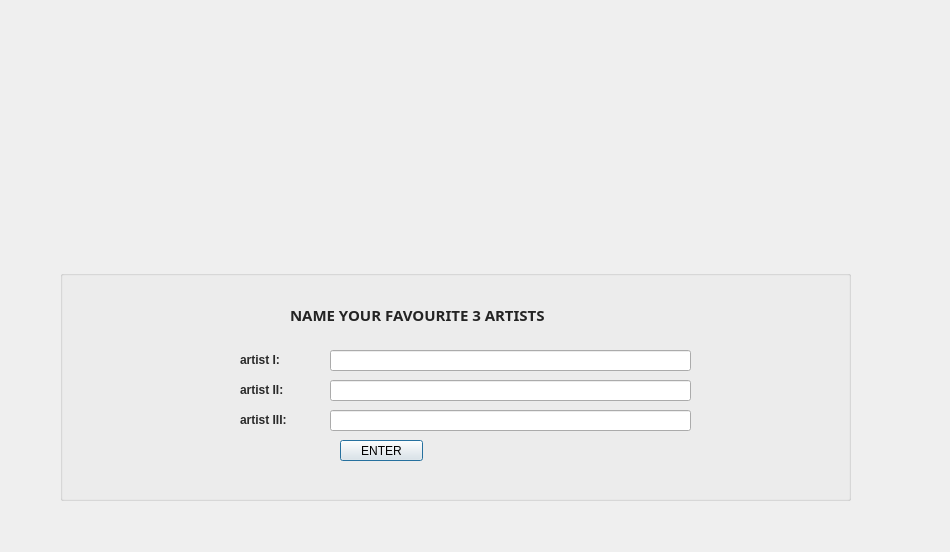
<?xml version="1.0" encoding="UTF-8"?>
<ui version="4.0">
 <class>fourth_page</class>
 <widget class="QDialog" name="fourth_page">
  <property name="geometry">
   <rect>
    <x>0</x>
    <y>0</y>
    <width>950</width>
    <height>552</height>
   </rect>
  </property>
  <property name="windowTitle">
   <string>Dialog</string>
  </property>
  <widget class="QLabel" name="label">
   <property name="geometry">
    <rect>
     <x>170</x>
     <y>80</y>
     <width>541</width>
     <height>151</height>
    </rect>
   </property>
   <property name="text">
    <string/>
   </property>
   <property name="pixmap">
    <pixmap>E:/musicmatch_backend/logo1.png</pixmap>
   </property>
   <property name="scaledContents">
    <bool>true</bool>
   </property>
  </widget>
  <widget class="QGroupBox" name="groupBox">
   <property name="geometry">
    <rect>
     <x>60</x>
     <y>270</y>
     <width>791</width>
     <height>231</height>
    </rect>
   </property>
   <property name="autoFillBackground">
    <bool>false</bool>
   </property>
   <property name="title">
    <string/>
   </property>
   <widget class="QLabel" name="label_2">
    <property name="geometry">
     <rect>
      <x>230</x>
      <y>30</y>
      <width>521</width>
      <height>31</height>
     </rect>
    </property>
    <property name="font">
     <font>
      <family>Berlin Sans FB Demi</family>
      <pointsize>11</pointsize>
      <bold>true</bold>
     </font>
    </property>
    <property name="text">
     <string>&lt;html&gt;&lt;head/&gt;&lt;body&gt;&lt;p&gt;&lt;span style=&quot; font-size:11pt; font-weight:700; color:#242424;&quot;&gt;NAME YOUR FAVOURITE 3 ARTISTS&lt;/span&gt;&lt;/p&gt;&lt;/body&gt;&lt;/html&gt;</string>
    </property>
   </widget>
   <widget class="QLabel" name="label_3">
    <property name="geometry">
     <rect>
      <x>180</x>
      <y>80</y>
      <width>63</width>
      <height>20</height>
     </rect>
    </property>
    <property name="text">
     <string>&lt;html&gt;&lt;head/&gt;&lt;body&gt;&lt;p&gt;&lt;span style=&quot; font-weight:700; color:#2a2a2a;&quot;&gt;artist I: &lt;/span&gt;&lt;/p&gt;&lt;/body&gt;&lt;/html&gt;</string>
    </property>
   </widget>
   <widget class="QLabel" name="label_4">
    <property name="geometry">
     <rect>
      <x>180</x>
      <y>110</y>
      <width>63</width>
      <height>20</height>
     </rect>
    </property>
    <property name="text">
     <string>&lt;html&gt;&lt;head/&gt;&lt;body&gt;&lt;p&gt;&lt;span style=&quot; font-weight:700; color:#2a2a2a;&quot;&gt;artist II: &lt;/span&gt;&lt;/p&gt;&lt;/body&gt;&lt;/html&gt;</string>
    </property>
   </widget>
   <widget class="QLabel" name="label_5">
    <property name="geometry">
     <rect>
      <x>180</x>
      <y>140</y>
      <width>63</width>
      <height>20</height>
     </rect>
    </property>
    <property name="text">
     <string>&lt;html&gt;&lt;head/&gt;&lt;body&gt;&lt;p&gt;&lt;span style=&quot; font-weight:700; color:#2a2a2a;&quot;&gt;artist III: &lt;/span&gt;&lt;/p&gt;&lt;/body&gt;&lt;/html&gt;</string>
    </property>
   </widget>
   <widget class="QLineEdit" name="artist_name_bakas_1">
    <property name="geometry">
     <rect>
      <x>270</x>
      <y>80</y>
      <width>361</width>
      <height>21</height>
     </rect>
    </property>
   </widget>
   <widget class="QLineEdit" name="artist_name_bakas_2">
    <property name="geometry">
     <rect>
      <x>270</x>
      <y>110</y>
      <width>361</width>
      <height>21</height>
     </rect>
    </property>
   </widget>
   <widget class="QLineEdit" name="artist_name_bakas_3">
    <property name="geometry">
     <rect>
      <x>270</x>
      <y>140</y>
      <width>361</width>
      <height>21</height>
     </rect>
    </property>
   </widget>
   <widget class="QPushButton" name="pushButton">
    <property name="geometry">
     <rect>
      <x>280</x>
      <y>170</y>
      <width>83</width>
      <height>21</height>
     </rect>
    </property>
    <property name="text">
     <string>ENTER</string>
    </property>
   </widget>
  </widget>
 </widget>
 <resources/>
 <connections/>
</ui>
